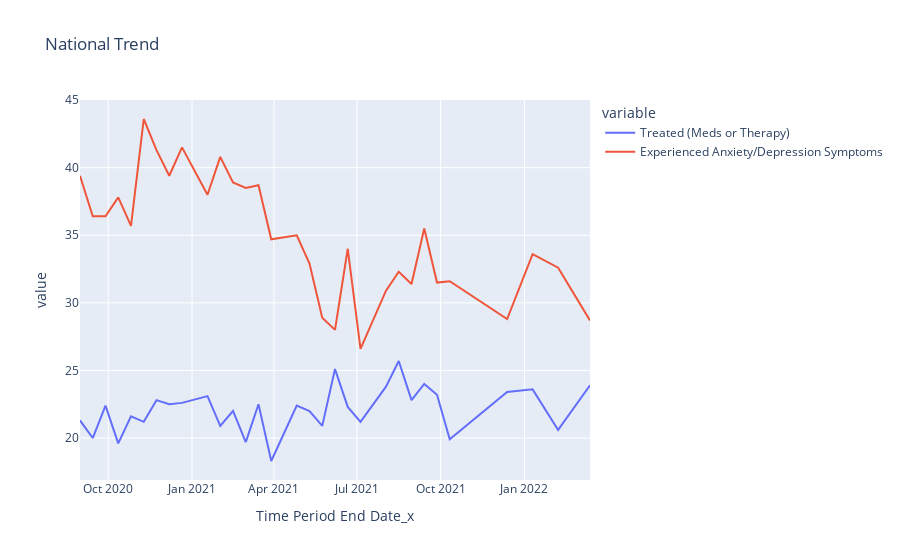

Notebook cell for this chart:
### Code cell
fig = px.line(df_merged.query("State_x == 'Florida'"),
              x="Time Period End Date_x",
              y=["Treated (Meds or Therapy)", "Experienced Anxiety/Depression Symptoms"],
              title="National Trend"); 
fig.show()

### Figure 1 — Plotly figure (JSON) as saved in the notebook; plotly's stock layout.template omitted (floating-point values rounded to 4 significant figures)
{"data": [{"hovertemplate": "variable=Treated (Meds or Therapy)<br>Time Period End Date_x=%{x}<br>value=%{y}<extra></extra>", "legendgroup": "Treated (Meds or Therapy)", "line": {"color": "#636efa", "dash": "solid"}, "marker": {"symbol": "circle"}, "mode": "lines", "name": "Treated (Meds or Therapy)", "orientation": "v", "showlegend": true, "type": "scatter", "x": ["2020-08-31T00:00:00", "2020-09-14T00:00:00", "2020-09-28T00:00:00", "2020-10-12T00:00:00", "2020-10-26T00:00:00", "2020-11-09T00:00:00", "2020-11-23T00:00:00", "2020-12-07T00:00:00", "2020-12-21T00:00:00", "2021-01-18T00:00:00", "2021-02-01T00:00:00", "2021-02-15T00:00:00", "2021-03-01T00:00:00", "2021-03-15T00:00:00", "2021-03-29T00:00:00", "2021-04-26T00:00:00", "2021-05-10T00:00:00", "2021-05-24T00:00:00", "2021-06-07T00:00:00", "2021-06-21T00:00:00", "2021-07-05T00:00:00", "2021-08-02T00:00:00", "2021-08-16T00:00:00", "2021-08-30T00:00:00", "2021-09-13T00:00:00", "2021-09-27T00:00:00", "2021-10-11T00:00:00", "2021-12-13T00:00:00", "2022-01-10T00:00:00", "2022-02-07T00:00:00", "2022-03-14T00:00:00"], "xaxis": "x", "y": [21.3, 20, 22.4, 19.6, 21.6, 21.2, 22.8, 22.5, 22.6, 23.1, 20.9, 22, 19.7, 22.5, 18.3, 22.4, 22, 20.9, 25.1, 22.3, 21.2, 23.8, 25.7, 22.8, 24, 23.2, 19.9, 23.4, 23.6, 20.6, 23.9], "yaxis": "y"}, {"hovertemplate": "variable=Experienced Anxiety/Depression Symptoms<br>Time Period End Date_x=%{x}<br>value=%{y}<extra></extra>", "legendgroup": "Experienced Anxiety/Depression Symptoms", "line": {"color": "#EF553B", "dash": "solid"}, "marker": {"symbol": "circle"}, "mode": "lines", "name": "Experienced Anxiety/Depression Symptoms", "orientation": "v", "showlegend": true, "type": "scatter", "x": ["2020-08-31T00:00:00", "2020-09-14T00:00:00", "2020-09-28T00:00:00", "2020-10-12T00:00:00", "2020-10-26T00:00:00", "2020-11-09T00:00:00", "2020-11-23T00:00:00", "2020-12-07T00:00:00", "2020-12-21T00:00:00", "2021-01-18T00:00:00", "2021-02-01T00:00:00", "2021-02-15T00:00:00", "2021-03-01T00:00:00", "2021-03-15T00:00:00", "2021-03-29T00:00:00", "2021-04-26T00:00:00", "2021-05-10T00:00:00", "2021-05-24T00:00:00", "2021-06-07T00:00:00", "2021-06-21T00:00:00", "2021-07-05T00:00:00", "2021-08-02T00:00:00", "2021-08-16T00:00:00", "2021-08-30T00:00:00", "2021-09-13T00:00:00", "2021-09-27T00:00:00", "2021-10-11T00:00:00", "2021-12-13T00:00:00", "2022-01-10T00:00:00", "2022-02-07T00:00:00", "2022-03-14T00:00:00"], "xaxis": "x", "y": [39.4, 36.4, 36.4, 37.8, 35.7, 43.6, 41.3, 39.4, 41.5, 38, 40.8, 38.9, 38.5, 38.7, 34.7, 35, 32.9, 28.9, 28, 34, 26.6, 30.9, 32.3, 31.4, 35.5, 31.5, 31.6, 28.8, 33.6, 32.6, 28.7], "yaxis": "y"}], "layout": {"legend": {"title": {"text": "variable"}, "tracegroupgap": 0}, "title": {"text": "National Trend"}, "xaxis": {"anchor": "y", "domain": [0, 1], "title": {"text": "Time Period End Date_x"}}, "yaxis": {"anchor": "x", "domain": [0, 1], "title": {"text": "value"}}}}
